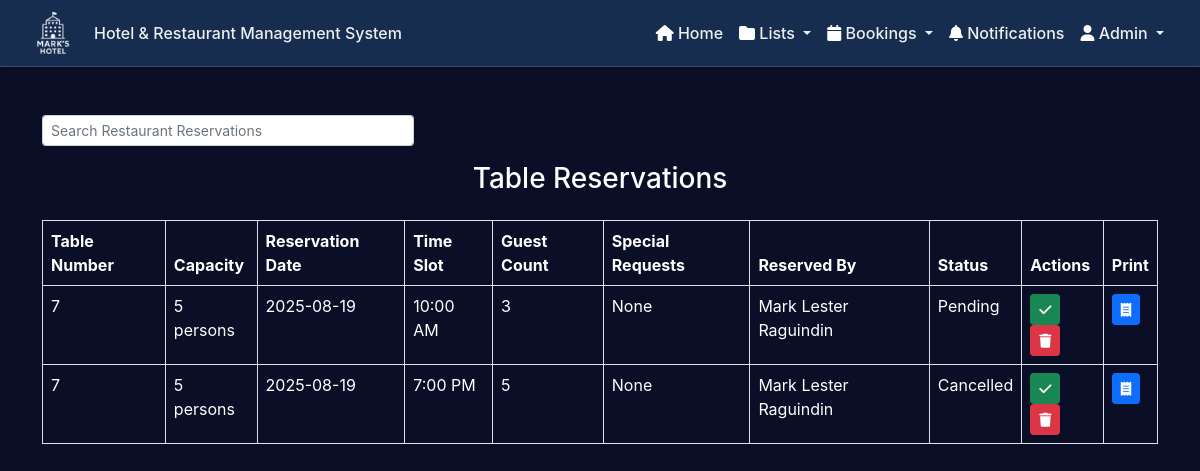
The page /admin/tablesReservation.php (signed in) on the database as committed earlier.
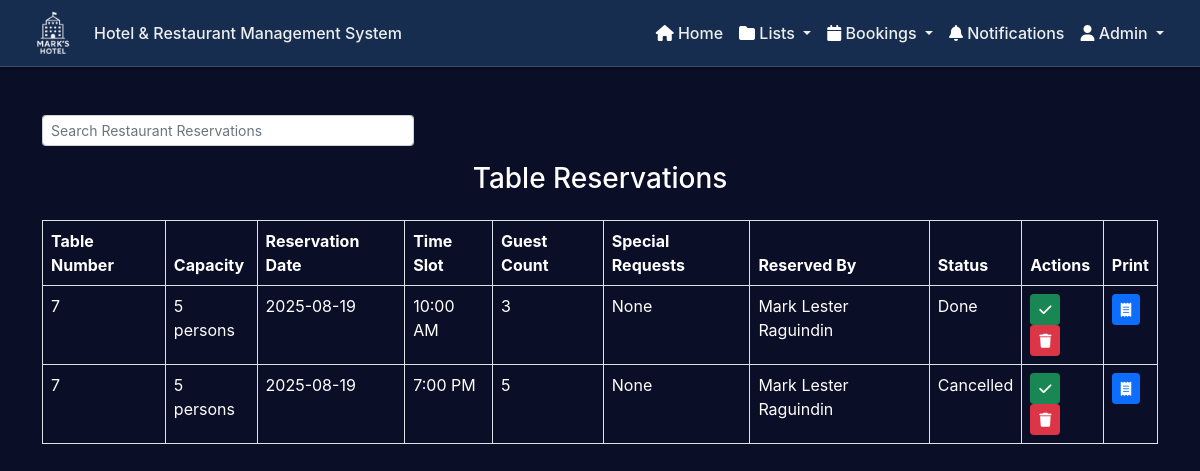
The same page on the database as committed later.
### tables this page shows
CREATE TABLE `table_reservations` (
  `reservation_id` int(11) NOT NULL,
  `table_id` int(11) NOT NULL,
  `reservation_date` date NOT NULL,
  `time_slot` time NOT NULL,
  `guest_count` int(11) NOT NULL,
  `special_requests` text DEFAULT NULL,
  `user_id` int(11) NOT NULL,
  `status` enum('pending','done','cancelled','confirmed') DEFAULT 'pending'
);

CREATE TABLE `restaurant_tables` (
  `table_id` int(11) NOT NULL,
  `table_number` int(11) NOT NULL,
  `capacity` int(11) NOT NULL,
  `position_x` int(11) NOT NULL,
  `position_y` int(11) NOT NULL,
  `location` varchar(255) NOT NULL
);

CREATE TABLE `users` (
  `user_id` int(11) NOT NULL,
  `name` varchar(255) NOT NULL,
  `address` varchar(50) NOT NULL,
  `email` varchar(50) NOT NULL,
  `password` varchar(50) NOT NULL,
  `role` varchar(20) DEFAULT NULL,
  `phone` tinytext DEFAULT NULL
);

### controllers/fetchTablesReservation.php (called while the page is built, shortened)
<?php
    $db = new Database();
    $con = $db->getConnection();
    try{
        $query = "
            SELECT
                r.reservation_id,
                r.reservation_date,
                r.time_slot,
                r.guest_count,
                r.special_requests,
                r.status, -- Include the status column
                t.table_number,
                t.capacity,
                u.name,
                u.email
            FROM table_reservations r
            INNER JOIN restaurant_tables t ON r.table_id = t.table_id
            INNER JOIN users u ON r.user_id = u.user_id
            ORDER BY r.reservation_date, r.time_slot
        ";
        $result = mysqli_query($con, $query);
        $reservations = [];
        while ($row = mysqli_fetch_assoc($result)) {
            $reservations[] = $row;
        }
    }catch( Exception $e ){
        throw new Exception("Error fetching Reservations". $e->getMessage(), 500);
    }finally{
        $db->closeConnection();
    }
?>

### admin/tablesReservation.php (the view, shortened to what this page needs)
<?php
include '../controllers/fetchTablesReservation.php';
?>
<!DOCTYPE html>
<html lang="en">
<head>
    <link href="https://cdn.jsdelivr.net/npm/bootstrap@5.0.2/dist/css/bootstrap.min.css" rel="stylesheet">
    <link rel="stylesheet" href="../css/customAdminHeader.css">
    <link rel="stylesheet" href="https://cdnjs.cloudflare.com/ajax/libs/font-awesome/6.7.2/css/all.min.css">
    <link rel="stylesheet" href="../css/notifications.css">
    <link rel="stylesheet" href="../css/app.css">
</head>
<body>
    <?php include '../components/header_admin.php'; ?>
    <div class="container mt-5">
        <div class="text-end col-md-4 mb-3">
            <input type="text" class="form-control form-control-sm mb-3" id="SearchInput" placeholder="Search Restaurant Reservations" onkeyup="filterTable()">
        </div>
        <h3 class="mb-4 text-center">Table Reservations</h3>
        <table class="table table-bordered table-white" id="reservationsTable">
            <thead>
                <tr>
                    <th>Table Number</th>
                    <th>Capacity</th>
                    <th>Reservation Date</th>
                    <th>Time Slot</th>
                    <th>Guest Count</th>
                    <th>Special Requests</th>
                    <th>Reserved By</th>
                    <th>Status</th>
                    <th>Actions</th>
                    <th>Print</th>
                </tr>
            </thead>
            <tbody>
                <?php if (!empty($reservations)): ?>
                    <?php foreach ($reservations as $reservation): ?>
                        <tr>
                            <td><?php echo $reservation['table_number']; ?></td>
                            <td><?php echo $reservation['capacity']; ?> persons</td>
                            <td><?php echo $reservation['reservation_date']; ?></td>
                            <td>
                                <?php
                                $time = date("g:i A", strtotime($reservation['time_slot']));
                                echo $time;
                                ?>
                            </td>
                            <td><?php echo $reservation['guest_count']; ?></td>
                            <td><?php echo $reservation['special_requests'] ?: 'None'; ?></td>
                            <td><?php echo $reservation['name']; ?></td>
                            <td><?php echo ucfirst($reservation['status']); ?></td>
                            <td>
                                <button class="btn btn-success btn-sm mark-done" data-id="<?php echo $reservation['reservation_id']; ?>"> <i class="fas fa-check"></i> </button>
                                <button class="btn btn-danger btn-sm delete-reservation" data-id="<?php echo $reservation['reservation_id']; ?>"> <i class="fas fa-trash"></i> </button>
                            </td>
                            <td>
                                <button class="btn btn-primary btn-sm print-receipt" data-id="<?php echo $reservation['reservation_id']; ?>"><i class="fas fa-receipt"></i></button>
                            </td>
                        </tr>
                    <?php endforeach; ?>
                <?php else: ?>
                    <tr>
                        <td colspan="10" class="text-center">No reservations found.</td>
                    </tr>
                <?php endif; ?>
            </tbody>
        </table>
    </div>
</body>
</html>

Rows that differ between the two databases and show on the page:
changed table_reservations "10:00 AM": status "Pending" → "Done"
